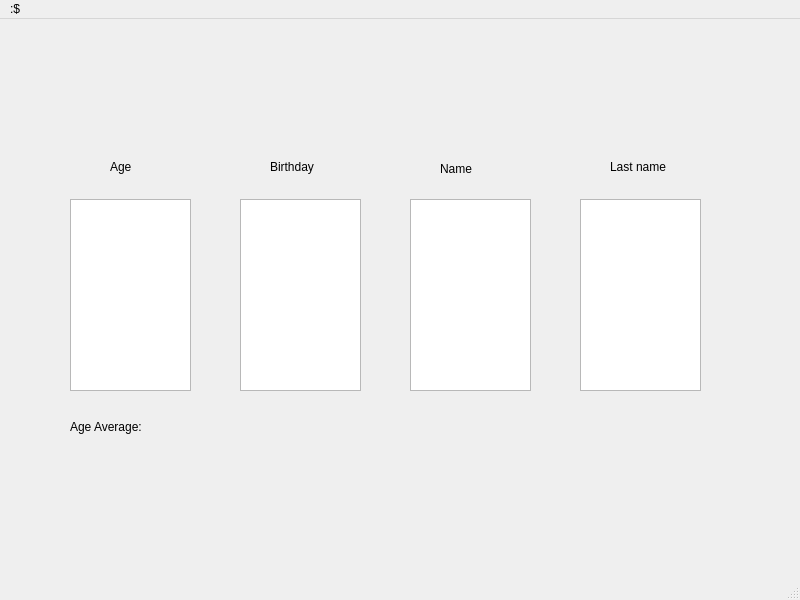
<?xml version="1.0" encoding="UTF-8"?>
<ui version="4.0">
 <class>MainWindow</class>
 <widget class="QMainWindow" name="MainWindow">
  <property name="geometry">
   <rect>
    <x>0</x>
    <y>0</y>
    <width>800</width>
    <height>600</height>
   </rect>
  </property>
  <property name="cursor">
   <cursorShape>WaitCursor</cursorShape>
  </property>
  <property name="windowTitle">
   <string>MainWindow</string>
  </property>
  <widget class="QWidget" name="centralwidget">
   <widget class="QListWidget" name="ageList">
    <property name="geometry">
     <rect>
      <x>70</x>
      <y>180</y>
      <width>121</width>
      <height>192</height>
     </rect>
    </property>
   </widget>
   <widget class="QListWidget" name="birthdayList">
    <property name="geometry">
     <rect>
      <x>240</x>
      <y>180</y>
      <width>121</width>
      <height>192</height>
     </rect>
    </property>
   </widget>
   <widget class="QListWidget" name="lastNameList">
    <property name="geometry">
     <rect>
      <x>580</x>
      <y>180</y>
      <width>121</width>
      <height>192</height>
     </rect>
    </property>
   </widget>
   <widget class="QLabel" name="label">
    <property name="geometry">
     <rect>
      <x>110</x>
      <y>140</y>
      <width>49</width>
      <height>16</height>
     </rect>
    </property>
    <property name="text">
     <string>Age</string>
    </property>
   </widget>
   <widget class="QLabel" name="label_2">
    <property name="geometry">
     <rect>
      <x>270</x>
      <y>140</y>
      <width>51</width>
      <height>16</height>
     </rect>
    </property>
    <property name="text">
     <string>Birthday</string>
    </property>
   </widget>
   <widget class="QLabel" name="label_3">
    <property name="geometry">
     <rect>
      <x>440</x>
      <y>140</y>
      <width>41</width>
      <height>20</height>
     </rect>
    </property>
    <property name="text">
     <string>Name</string>
    </property>
   </widget>
   <widget class="QLabel" name="label_4">
    <property name="geometry">
     <rect>
      <x>610</x>
      <y>140</y>
      <width>61</width>
      <height>16</height>
     </rect>
    </property>
    <property name="text">
     <string>Last name</string>
    </property>
   </widget>
   <widget class="QListWidget" name="nameList">
    <property name="geometry">
     <rect>
      <x>410</x>
      <y>180</y>
      <width>121</width>
      <height>192</height>
     </rect>
    </property>
   </widget>
   <widget class="QLabel" name="avgAge">
    <property name="geometry">
     <rect>
      <x>70</x>
      <y>400</y>
      <width>121</width>
      <height>16</height>
     </rect>
    </property>
    <property name="text">
     <string>Age Average:</string>
    </property>
   </widget>
  </widget>
  <widget class="QMenuBar" name="menubar">
   <property name="geometry">
    <rect>
     <x>0</x>
     <y>0</y>
     <width>800</width>
     <height>21</height>
    </rect>
   </property>
   <widget class="QMenu" name="menuDatabase_Simulator">
    <property name="title">
     <string>:$</string>
    </property>
   </widget>
   <addaction name="menuDatabase_Simulator"/>
  </widget>
  <widget class="QStatusBar" name="statusbar"/>
 </widget>
 <resources/>
 <connections/>
</ui>
